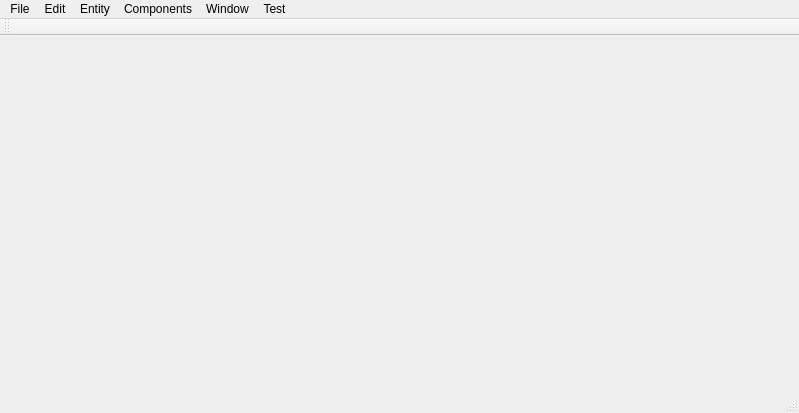
<?xml version="1.0" encoding="UTF-8"?>
<ui version="4.0">
 <class>mainwindow</class>
 <widget class="QMainWindow" name="mainwindow">
  <property name="geometry">
   <rect>
    <x>0</x>
    <y>0</y>
    <width>799</width>
    <height>413</height>
   </rect>
  </property>
  <property name="windowTitle">
   <string>MainWindow</string>
  </property>
  <widget class="QWidget" name="centralWidget">
   <property name="sizePolicy">
    <sizepolicy hsizetype="Expanding" vsizetype="Preferred">
     <horstretch>0</horstretch>
     <verstretch>0</verstretch>
    </sizepolicy>
   </property>
  </widget>
  <widget class="QMenuBar" name="menuBar">
   <property name="geometry">
    <rect>
     <x>0</x>
     <y>0</y>
     <width>799</width>
     <height>22</height>
    </rect>
   </property>
   <widget class="QMenu" name="menuFile">
    <property name="title">
     <string>File</string>
    </property>
    <addaction name="actionNew_World"/>
    <addaction name="actionOpen_World"/>
    <addaction name="actionSave_World"/>
    <addaction name="actionSave_World_As"/>
    <addaction name="separator"/>
    <addaction name="actionExit"/>
   </widget>
   <widget class="QMenu" name="menuEdit">
    <property name="title">
     <string>Edit</string>
    </property>
    <addaction name="actionUndo"/>
    <addaction name="actionRedo"/>
   </widget>
   <widget class="QMenu" name="menuRun">
    <property name="title">
     <string>Test</string>
    </property>
    <addaction name="actionRun_Game"/>
   </widget>
   <widget class="QMenu" name="menuEntity">
    <property name="title">
     <string>Entity</string>
    </property>
    <addaction name="actionCreate"/>
    <addaction name="separator"/>
    <addaction name="actionNew_Prefab_Library"/>
    <addaction name="actionLoad_Prefab_Library"/>
    <addaction name="actionSave_Prefab_Library"/>
    <addaction name="actionSave_Prefab_Library_As"/>
   </widget>
   <widget class="QMenu" name="menuWindow">
    <property name="title">
     <string>Window</string>
    </property>
    <addaction name="actionEntities_List"/>
    <addaction name="actionComponents_List"/>
    <addaction name="actionComponent_Properties"/>
    <addaction name="actionPrefabs"/>
    <addaction name="actionTransform_Editor"/>
   </widget>
   <widget class="QMenu" name="menuWorld">
    <property name="title">
     <string>Components</string>
    </property>
    <addaction name="actionEdit_Components"/>
   </widget>
   <addaction name="menuFile"/>
   <addaction name="menuEdit"/>
   <addaction name="menuEntity"/>
   <addaction name="menuWorld"/>
   <addaction name="menuWindow"/>
   <addaction name="menuRun"/>
  </widget>
  <widget class="QToolBar" name="mainToolBar">
   <attribute name="toolBarArea">
    <enum>TopToolBarArea</enum>
   </attribute>
   <attribute name="toolBarBreak">
    <bool>false</bool>
   </attribute>
  </widget>
  <widget class="QStatusBar" name="statusBar"/>
  <action name="actionOpen_World">
   <property name="text">
    <string>Open World...</string>
   </property>
   <property name="shortcut">
    <string>Ctrl+O</string>
   </property>
  </action>
  <action name="actionSave_World">
   <property name="enabled">
    <bool>false</bool>
   </property>
   <property name="text">
    <string>Save World</string>
   </property>
   <property name="shortcut">
    <string>Ctrl+S</string>
   </property>
  </action>
  <action name="actionSave_World_As">
   <property name="enabled">
    <bool>false</bool>
   </property>
   <property name="text">
    <string>Save World As...</string>
   </property>
  </action>
  <action name="actionExit">
   <property name="text">
    <string>Exit</string>
   </property>
  </action>
  <action name="actionUndo">
   <property name="text">
    <string>Undo</string>
   </property>
   <property name="shortcut">
    <string>Ctrl+Z</string>
   </property>
  </action>
  <action name="actionRedo">
   <property name="text">
    <string>Redo</string>
   </property>
   <property name="shortcut">
    <string>Ctrl+Shift+Z</string>
   </property>
  </action>
  <action name="actionNew_World">
   <property name="text">
    <string>New World</string>
   </property>
  </action>
  <action name="actionRun_Game">
   <property name="enabled">
    <bool>false</bool>
   </property>
   <property name="text">
    <string>Run</string>
   </property>
   <property name="shortcut">
    <string>Ctrl+R</string>
   </property>
  </action>
  <action name="actionEntities_List">
   <property name="text">
    <string>Entities List</string>
   </property>
  </action>
  <action name="actionComponents_List">
   <property name="text">
    <string>Components List</string>
   </property>
  </action>
  <action name="actionComponent_Properties">
   <property name="text">
    <string>Component Attributes</string>
   </property>
  </action>
  <action name="actionLoad_Prefab_Library">
   <property name="text">
    <string>Open Prefab Library...</string>
   </property>
  </action>
  <action name="actionSave_Prefab_Library">
   <property name="text">
    <string>Save Prefab Library</string>
   </property>
  </action>
  <action name="actionSave_Prefab_Library_As">
   <property name="text">
    <string>Save Prefab Library As...</string>
   </property>
  </action>
  <action name="actionNew_Prefab_Library">
   <property name="text">
    <string>New Prefab Library</string>
   </property>
  </action>
  <action name="actionPrefabs">
   <property name="text">
    <string>Prefabs Library</string>
   </property>
  </action>
  <action name="actionTransform_Editor">
   <property name="text">
    <string>Transform Editor</string>
   </property>
  </action>
  <action name="actionCreate">
   <property name="enabled">
    <bool>false</bool>
   </property>
   <property name="text">
    <string>Create</string>
   </property>
  </action>
  <action name="actionEdit_Components">
   <property name="text">
    <string>Edit World Components</string>
   </property>
  </action>
 </widget>
 <layoutdefault spacing="6" margin="11"/>
 <resources/>
 <connections>
  <connection>
   <sender>actionExit</sender>
   <signal>triggered()</signal>
   <receiver>mainwindow</receiver>
   <slot>close()</slot>
   <hints>
    <hint type="sourcelabel">
     <x>-1</x>
     <y>-1</y>
    </hint>
    <hint type="destinationlabel">
     <x>199</x>
     <y>149</y>
    </hint>
   </hints>
  </connection>
 </connections>
</ui>
